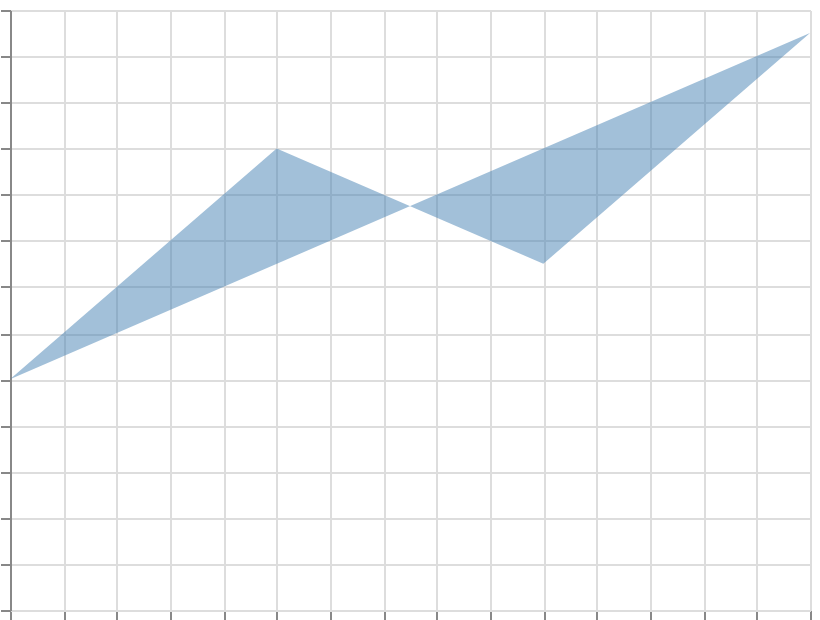

Specify this chart in Vega-Lite:
### Vega specification from a JSON file in a GitHub repository (floating-point values rounded to 4 significant figures)
{"$schema": "https://vega.github.io/schema/vega/v6.json", "width": 400, "height": 300, "padding": 5, "autosize": "none", "data": [{"name": "table", "values": [{"x": 0, "y": 10}, {"x": 1, "y": 20}, {"x": 2, "y": 15}, {"x": 3, "y": 25}]}], "scales": [{"name": "x", "type": "linear", "domain": {"data": "table", "field": "x"}, "range": "width", "nice": true}, {"name": "y", "type": "linear", "domain": {"data": "table", "field": "y"}, "range": [{"signal": "height"}, 0], "nice": true}], "marks": [{"type": "area", "from": {"data": "table"}, "encode": {"update": {"x": {"scale": "x", "field": "x"}, "y": {"scale": "y", "field": "y"}, "y2": {"scale": "y", "value": 0}, "fill": {"value": "steelblue"}, "fillOpacity": {"value": 0.5}, "interpolate": {"value": "linear-closed"}, "tension": {"value": 0.5}}}}], "axes": [{"scale": "x", "orient": "bottom", "grid": true, "labels": false}, {"scale": "y", "orient": "left", "grid": true, "labels": false}]}
